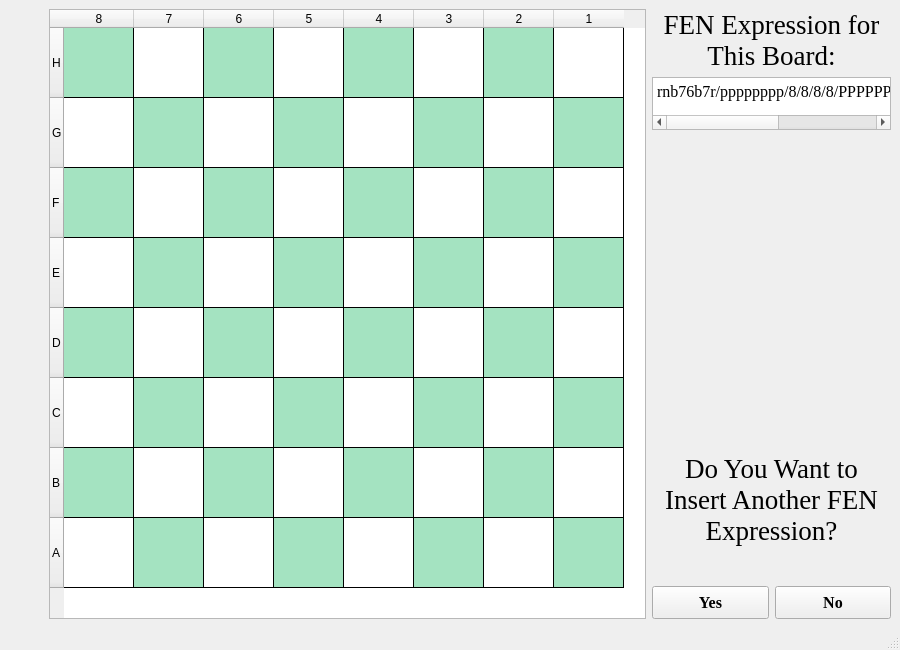
<?xml version="1.0" encoding="UTF-8"?>
<ui version="4.0">
 <class>Board</class>
 <widget class="QMainWindow" name="Board">
  <property name="geometry">
   <rect>
    <x>0</x>
    <y>0</y>
    <width>900</width>
    <height>650</height>
   </rect>
  </property>
  <property name="windowTitle">
   <string>Result</string>
  </property>
  <property name="windowIcon">
   <iconset resource="Resource.qrc">
    <normaloff>:/Resources/Images/Chess Icon.png</normaloff>:/Resources/Images/Chess Icon.png</iconset>
  </property>
  <widget class="QWidget" name="centralwidget">
   <layout class="QHBoxLayout" name="horizontalLayout_3" stretch="0,10,4">
    <item>
     <spacer name="horizontalSpacer">
      <property name="orientation">
       <enum>Qt::Horizontal</enum>
      </property>
      <property name="sizeHint" stdset="0">
       <size>
        <width>40</width>
        <height>20</height>
       </size>
      </property>
     </spacer>
    </item>
    <item>
     <widget class="QTableWidget" name="tableWidget">
      <property name="styleSheet">
       <string notr="true">QTableView {gridline-color:black;} </string>
      </property>
      <property name="dragDropOverwriteMode">
       <bool>false</bool>
      </property>
      <property name="iconSize">
       <size>
        <width>65</width>
        <height>65</height>
       </size>
      </property>
      <property name="showGrid">
       <bool>true</bool>
      </property>
      <property name="gridStyle">
       <enum>Qt::SolidLine</enum>
      </property>
      <property name="cornerButtonEnabled">
       <bool>true</bool>
      </property>
      <attribute name="horizontalHeaderVisible">
       <bool>true</bool>
      </attribute>
      <attribute name="horizontalHeaderCascadingSectionResizes">
       <bool>false</bool>
      </attribute>
      <attribute name="horizontalHeaderDefaultSectionSize">
       <number>70</number>
      </attribute>
      <attribute name="verticalHeaderDefaultSectionSize">
       <number>70</number>
      </attribute>
      <row>
       <property name="text">
        <string>H</string>
       </property>
      </row>
      <row>
       <property name="text">
        <string>G</string>
       </property>
      </row>
      <row>
       <property name="text">
        <string>F</string>
       </property>
      </row>
      <row>
       <property name="text">
        <string>E</string>
       </property>
      </row>
      <row>
       <property name="text">
        <string>D</string>
       </property>
      </row>
      <row>
       <property name="text">
        <string>C</string>
       </property>
      </row>
      <row>
       <property name="text">
        <string>B</string>
       </property>
      </row>
      <row>
       <property name="text">
        <string>A</string>
       </property>
      </row>
      <column>
       <property name="text">
        <string>8</string>
       </property>
      </column>
      <column>
       <property name="text">
        <string>7</string>
       </property>
      </column>
      <column>
       <property name="text">
        <string>6</string>
       </property>
      </column>
      <column>
       <property name="text">
        <string>5</string>
       </property>
      </column>
      <column>
       <property name="text">
        <string>4</string>
       </property>
      </column>
      <column>
       <property name="text">
        <string>3</string>
       </property>
      </column>
      <column>
       <property name="text">
        <string>2</string>
       </property>
      </column>
      <column>
       <property name="text">
        <string>1</string>
       </property>
      </column>
      <item row="0" column="0">
       <property name="text">
        <string/>
       </property>
       <property name="background">
        <brush brushstyle="SolidPattern">
         <color alpha="255">
          <red>164</red>
          <green>227</green>
          <blue>193</blue>
         </color>
        </brush>
       </property>
       <property name="flags">
        <set>ItemIsSelectable|ItemIsDragEnabled|ItemIsDropEnabled|ItemIsUserCheckable|ItemIsEnabled</set>
       </property>
      </item>
      <item row="0" column="1">
       <property name="text">
        <string/>
       </property>
      </item>
      <item row="0" column="2">
       <property name="text">
        <string/>
       </property>
       <property name="background">
        <brush brushstyle="SolidPattern">
         <color alpha="255">
          <red>164</red>
          <green>227</green>
          <blue>193</blue>
         </color>
        </brush>
       </property>
       <property name="flags">
        <set>ItemIsSelectable|ItemIsDragEnabled|ItemIsDropEnabled|ItemIsUserCheckable|ItemIsEnabled</set>
       </property>
      </item>
      <item row="0" column="3">
       <property name="text">
        <string/>
       </property>
       <property name="flags">
        <set>ItemIsSelectable|ItemIsDragEnabled|ItemIsDropEnabled|ItemIsUserCheckable|ItemIsEnabled</set>
       </property>
      </item>
      <item row="0" column="4">
       <property name="text">
        <string/>
       </property>
       <property name="background">
        <brush brushstyle="SolidPattern">
         <color alpha="255">
          <red>164</red>
          <green>227</green>
          <blue>193</blue>
         </color>
        </brush>
       </property>
       <property name="flags">
        <set>ItemIsSelectable|ItemIsDragEnabled|ItemIsDropEnabled|ItemIsUserCheckable|ItemIsEnabled</set>
       </property>
      </item>
      <item row="0" column="5">
       <property name="text">
        <string/>
       </property>
       <property name="flags">
        <set>ItemIsSelectable|ItemIsDragEnabled|ItemIsDropEnabled|ItemIsUserCheckable|ItemIsEnabled</set>
       </property>
      </item>
      <item row="0" column="6">
       <property name="text">
        <string/>
       </property>
       <property name="background">
        <brush brushstyle="SolidPattern">
         <color alpha="255">
          <red>164</red>
          <green>227</green>
          <blue>193</blue>
         </color>
        </brush>
       </property>
       <property name="flags">
        <set>ItemIsSelectable|ItemIsDragEnabled|ItemIsDropEnabled|ItemIsUserCheckable|ItemIsEnabled</set>
       </property>
      </item>
      <item row="0" column="7">
       <property name="text">
        <string/>
       </property>
       <property name="flags">
        <set>ItemIsSelectable|ItemIsDragEnabled|ItemIsDropEnabled|ItemIsUserCheckable|ItemIsEnabled</set>
       </property>
      </item>
      <item row="1" column="0">
       <property name="text">
        <string/>
       </property>
       <property name="flags">
        <set>ItemIsSelectable|ItemIsDragEnabled|ItemIsDropEnabled|ItemIsUserCheckable|ItemIsEnabled</set>
       </property>
      </item>
      <item row="1" column="1">
       <property name="text">
        <string/>
       </property>
       <property name="background">
        <brush brushstyle="SolidPattern">
         <color alpha="255">
          <red>164</red>
          <green>227</green>
          <blue>193</blue>
         </color>
        </brush>
       </property>
       <property name="flags">
        <set>ItemIsSelectable|ItemIsDragEnabled|ItemIsDropEnabled|ItemIsUserCheckable|ItemIsEnabled</set>
       </property>
      </item>
      <item row="1" column="2">
       <property name="text">
        <string/>
       </property>
       <property name="flags">
        <set>ItemIsSelectable|ItemIsDragEnabled|ItemIsDropEnabled|ItemIsUserCheckable|ItemIsEnabled</set>
       </property>
      </item>
      <item row="1" column="3">
       <property name="text">
        <string/>
       </property>
       <property name="background">
        <brush brushstyle="SolidPattern">
         <color alpha="255">
          <red>164</red>
          <green>227</green>
          <blue>193</blue>
         </color>
        </brush>
       </property>
       <property name="flags">
        <set>ItemIsSelectable|ItemIsDragEnabled|ItemIsDropEnabled|ItemIsUserCheckable|ItemIsEnabled</set>
       </property>
      </item>
      <item row="1" column="4">
       <property name="text">
        <string/>
       </property>
       <property name="flags">
        <set>ItemIsSelectable|ItemIsDragEnabled|ItemIsDropEnabled|ItemIsUserCheckable|ItemIsEnabled</set>
       </property>
      </item>
      <item row="1" column="5">
       <property name="text">
        <string/>
       </property>
       <property name="background">
        <brush brushstyle="SolidPattern">
         <color alpha="255">
          <red>164</red>
          <green>227</green>
          <blue>193</blue>
         </color>
        </brush>
       </property>
       <property name="flags">
        <set>ItemIsSelectable|ItemIsDragEnabled|ItemIsDropEnabled|ItemIsUserCheckable|ItemIsEnabled</set>
       </property>
      </item>
      <item row="1" column="6">
       <property name="text">
        <string/>
       </property>
       <property name="flags">
        <set>ItemIsSelectable|ItemIsDragEnabled|ItemIsDropEnabled|ItemIsUserCheckable|ItemIsEnabled</set>
       </property>
      </item>
      <item row="1" column="7">
       <property name="text">
        <string/>
       </property>
       <property name="background">
        <brush brushstyle="SolidPattern">
         <color alpha="255">
          <red>164</red>
          <green>227</green>
          <blue>193</blue>
         </color>
        </brush>
       </property>
       <property name="flags">
        <set>ItemIsSelectable|ItemIsDragEnabled|ItemIsDropEnabled|ItemIsUserCheckable|ItemIsEnabled</set>
       </property>
      </item>
      <item row="2" column="0">
       <property name="text">
        <string/>
       </property>
       <property name="background">
        <brush brushstyle="SolidPattern">
         <color alpha="255">
          <red>164</red>
          <green>227</green>
          <blue>193</blue>
         </color>
        </brush>
       </property>
       <property name="flags">
        <set>ItemIsSelectable|ItemIsDragEnabled|ItemIsDropEnabled|ItemIsUserCheckable|ItemIsEnabled</set>
       </property>
      </item>
      <item row="2" column="1">
       <property name="text">
        <string/>
       </property>
       <property name="flags">
        <set>ItemIsSelectable|ItemIsDragEnabled|ItemIsDropEnabled|ItemIsUserCheckable|ItemIsEnabled</set>
       </property>
      </item>
      <item row="2" column="2">
       <property name="text">
        <string/>
       </property>
       <property name="background">
        <brush brushstyle="SolidPattern">
         <color alpha="255">
          <red>164</red>
          <green>227</green>
          <blue>193</blue>
         </color>
        </brush>
       </property>
       <property name="foreground">
        <brush brushstyle="NoBrush">
         <color alpha="255">
          <red>0</red>
          <green>0</green>
          <blue>0</blue>
         </color>
        </brush>
       </property>
       <property name="flags">
        <set>ItemIsSelectable|ItemIsDragEnabled|ItemIsDropEnabled|ItemIsUserCheckable|ItemIsEnabled</set>
       </property>
      </item>
      <item row="2" column="3">
       <property name="text">
        <string/>
       </property>
       <property name="flags">
        <set>ItemIsSelectable|ItemIsDragEnabled|ItemIsDropEnabled|ItemIsUserCheckable|ItemIsEnabled</set>
       </property>
      </item>
      <item row="2" column="4">
       <property name="text">
        <string/>
       </property>
       <property name="background">
        <brush brushstyle="SolidPattern">
         <color alpha="255">
          <red>164</red>
          <green>227</green>
          <blue>193</blue>
         </color>
        </brush>
       </property>
       <property name="flags">
        <set>ItemIsSelectable|ItemIsDragEnabled|ItemIsDropEnabled|ItemIsUserCheckable|ItemIsEnabled</set>
       </property>
      </item>
      <item row="2" column="5">
       <property name="text">
        <string/>
       </property>
       <property name="flags">
        <set>ItemIsSelectable|ItemIsDragEnabled|ItemIsDropEnabled|ItemIsUserCheckable|ItemIsEnabled</set>
       </property>
      </item>
      <item row="2" column="6">
       <property name="text">
        <string/>
       </property>
       <property name="background">
        <brush brushstyle="SolidPattern">
         <color alpha="255">
          <red>164</red>
          <green>227</green>
          <blue>193</blue>
         </color>
        </brush>
       </property>
       <property name="flags">
        <set>ItemIsSelectable|ItemIsDragEnabled|ItemIsDropEnabled|ItemIsUserCheckable|ItemIsEnabled</set>
       </property>
      </item>
      <item row="2" column="7">
       <property name="text">
        <string/>
       </property>
       <property name="flags">
        <set>ItemIsSelectable|ItemIsDragEnabled|ItemIsDropEnabled|ItemIsUserCheckable|ItemIsEnabled</set>
       </property>
      </item>
      <item row="3" column="0">
       <property name="text">
        <string/>
       </property>
       <property name="flags">
        <set>ItemIsSelectable|ItemIsDragEnabled|ItemIsDropEnabled|ItemIsUserCheckable|ItemIsEnabled</set>
       </property>
      </item>
      <item row="3" column="1">
       <property name="text">
        <string/>
       </property>
       <property name="background">
        <brush brushstyle="SolidPattern">
         <color alpha="255">
          <red>164</red>
          <green>227</green>
          <blue>193</blue>
         </color>
        </brush>
       </property>
       <property name="foreground">
        <brush brushstyle="SolidPattern">
         <color alpha="255">
          <red>164</red>
          <green>227</green>
          <blue>193</blue>
         </color>
        </brush>
       </property>
       <property name="flags">
        <set>ItemIsSelectable|ItemIsDragEnabled|ItemIsDropEnabled|ItemIsUserCheckable|ItemIsEnabled</set>
       </property>
      </item>
      <item row="3" column="2">
       <property name="text">
        <string/>
       </property>
       <property name="flags">
        <set>ItemIsSelectable|ItemIsDragEnabled|ItemIsDropEnabled|ItemIsUserCheckable|ItemIsEnabled</set>
       </property>
      </item>
      <item row="3" column="3">
       <property name="text">
        <string/>
       </property>
       <property name="background">
        <brush brushstyle="SolidPattern">
         <color alpha="255">
          <red>164</red>
          <green>227</green>
          <blue>193</blue>
         </color>
        </brush>
       </property>
       <property name="flags">
        <set>ItemIsSelectable|ItemIsDragEnabled|ItemIsDropEnabled|ItemIsUserCheckable|ItemIsEnabled</set>
       </property>
      </item>
      <item row="3" column="4">
       <property name="text">
        <string/>
       </property>
       <property name="flags">
        <set>ItemIsSelectable|ItemIsDragEnabled|ItemIsDropEnabled|ItemIsUserCheckable|ItemIsEnabled</set>
       </property>
      </item>
      <item row="3" column="5">
       <property name="text">
        <string/>
       </property>
       <property name="background">
        <brush brushstyle="SolidPattern">
         <color alpha="255">
          <red>164</red>
          <green>227</green>
          <blue>193</blue>
         </color>
        </brush>
       </property>
       <property name="flags">
        <set>ItemIsSelectable|ItemIsDragEnabled|ItemIsDropEnabled|ItemIsUserCheckable|ItemIsEnabled</set>
       </property>
      </item>
      <item row="3" column="6">
       <property name="text">
        <string/>
       </property>
       <property name="flags">
        <set>ItemIsSelectable|ItemIsDragEnabled|ItemIsDropEnabled|ItemIsUserCheckable|ItemIsEnabled</set>
       </property>
      </item>
      <item row="3" column="7">
       <property name="text">
        <string/>
       </property>
       <property name="background">
        <brush brushstyle="SolidPattern">
         <color alpha="255">
          <red>164</red>
          <green>227</green>
          <blue>193</blue>
         </color>
        </brush>
       </property>
       <property name="flags">
        <set>ItemIsSelectable|ItemIsDragEnabled|ItemIsDropEnabled|ItemIsUserCheckable|ItemIsEnabled</set>
       </property>
      </item>
      <item row="4" column="0">
       <property name="text">
        <string/>
       </property>
       <property name="background">
        <brush brushstyle="SolidPattern">
         <color alpha="255">
          <red>164</red>
          <green>227</green>
          <blue>193</blue>
         </color>
        </brush>
       </property>
       <property name="flags">
        <set>ItemIsSelectable|ItemIsDragEnabled|ItemIsDropEnabled|ItemIsUserCheckable|ItemIsEnabled</set>
       </property>
      </item>
      <item row="4" column="1">
       <property name="text">
        <string/>
       </property>
       <property name="flags">
        <set>ItemIsSelectable|ItemIsDragEnabled|ItemIsDropEnabled|ItemIsUserCheckable|ItemIsEnabled</set>
       </property>
      </item>
      <item row="4" column="2">
       <property name="text">
        <string/>
       </property>
       <property name="background">
        <brush brushstyle="SolidPattern">
         <color alpha="255">
          <red>164</red>
          <green>227</green>
          <blue>193</blue>
         </color>
        </brush>
       </property>
       <property name="flags">
        <set>ItemIsSelectable|ItemIsDragEnabled|ItemIsDropEnabled|ItemIsUserCheckable|ItemIsEnabled</set>
       </property>
      </item>
      <item row="4" column="3">
       <property name="text">
        <string/>
       </property>
       <property name="flags">
        <set>ItemIsSelectable|ItemIsDragEnabled|ItemIsDropEnabled|ItemIsUserCheckable|ItemIsEnabled</set>
       </property>
      </item>
      <item row="4" column="4">
       <property name="text">
        <string/>
       </property>
       <property name="background">
        <brush brushstyle="SolidPattern">
         <color alpha="255">
          <red>164</red>
          <green>227</green>
          <blue>193</blue>
         </color>
        </brush>
       </property>
       <property name="flags">
        <set>ItemIsSelectable|ItemIsDragEnabled|ItemIsDropEnabled|ItemIsUserCheckable|ItemIsEnabled</set>
       </property>
      </item>
      <item row="4" column="5">
       <property name="text">
        <string/>
       </property>
       <property name="flags">
        <set>ItemIsSelectable|ItemIsDragEnabled|ItemIsDropEnabled|ItemIsUserCheckable|ItemIsEnabled</set>
       </property>
      </item>
      <item row="4" column="6">
       <property name="text">
        <string/>
       </property>
       <property name="background">
        <brush brushstyle="SolidPattern">
         <color alpha="255">
          <red>164</red>
          <green>227</green>
          <blue>193</blue>
         </color>
        </brush>
       </property>
       <property name="flags">
        <set>ItemIsSelectable|ItemIsDragEnabled|ItemIsDropEnabled|ItemIsUserCheckable|ItemIsEnabled</set>
       </property>
      </item>
      <item row="4" column="7">
       <property name="text">
        <string/>
       </property>
       <property name="flags">
        <set>ItemIsSelectable|ItemIsDragEnabled|ItemIsDropEnabled|ItemIsUserCheckable|ItemIsEnabled</set>
       </property>
      </item>
      <item row="5" column="0">
       <property name="text">
        <string/>
       </property>
       <property name="flags">
        <set>ItemIsSelectable|ItemIsDragEnabled|ItemIsDropEnabled|ItemIsUserCheckable|ItemIsEnabled</set>
       </property>
      </item>
      <item row="5" column="1">
       <property name="text">
        <string/>
       </property>
       <property name="background">
        <brush brushstyle="SolidPattern">
         <color alpha="255">
          <red>164</red>
          <green>227</green>
          <blue>193</blue>
         </color>
        </brush>
       </property>
       <property name="flags">
        <set>ItemIsSelectable|ItemIsDragEnabled|ItemIsDropEnabled|ItemIsUserCheckable|ItemIsEnabled</set>
       </property>
      </item>
      <item row="5" column="2">
       <property name="text">
        <string/>
       </property>
       <property name="flags">
        <set>ItemIsSelectable|ItemIsDragEnabled|ItemIsDropEnabled|ItemIsUserCheckable|ItemIsEnabled</set>
       </property>
      </item>
      <item row="5" column="3">
       <property name="text">
        <string/>
       </property>
       <property name="background">
        <brush brushstyle="SolidPattern">
         <color alpha="255">
          <red>164</red>
          <green>227</green>
          <blue>193</blue>
         </color>
        </brush>
       </property>
       <property name="flags">
        <set>ItemIsSelectable|ItemIsDragEnabled|ItemIsDropEnabled|ItemIsUserCheckable|ItemIsEnabled</set>
       </property>
      </item>
      <item row="5" column="4">
       <property name="text">
        <string/>
       </property>
       <property name="flags">
        <set>ItemIsSelectable|ItemIsDragEnabled|ItemIsDropEnabled|ItemIsUserCheckable|ItemIsEnabled</set>
       </property>
      </item>
      <item row="5" column="5">
       <property name="text">
        <string/>
       </property>
       <property name="background">
        <brush brushstyle="SolidPattern">
         <color alpha="255">
          <red>164</red>
          <green>227</green>
          <blue>193</blue>
         </color>
        </brush>
       </property>
       <property name="flags">
        <set>ItemIsSelectable|ItemIsDragEnabled|ItemIsDropEnabled|ItemIsUserCheckable|ItemIsEnabled</set>
       </property>
      </item>
      <item row="5" column="6">
       <property name="text">
        <string/>
       </property>
       <property name="flags">
        <set>ItemIsSelectable|ItemIsDragEnabled|ItemIsDropEnabled|ItemIsUserCheckable|ItemIsEnabled</set>
       </property>
      </item>
      <item row="5" column="7">
       <property name="text">
        <string/>
       </property>
       <property name="background">
        <brush brushstyle="SolidPattern">
         <color alpha="255">
          <red>164</red>
          <green>227</green>
          <blue>193</blue>
         </color>
        </brush>
       </property>
       <property name="flags">
        <set>ItemIsSelectable|ItemIsDragEnabled|ItemIsDropEnabled|ItemIsUserCheckable|ItemIsEnabled</set>
       </property>
      </item>
      <item row="6" column="0">
       <property name="text">
        <string/>
       </property>
       <property name="background">
        <brush brushstyle="SolidPattern">
         <color alpha="255">
          <red>164</red>
          <green>227</green>
          <blue>193</blue>
         </color>
        </brush>
       </property>
       <property name="flags">
        <set>ItemIsSelectable|ItemIsDragEnabled|ItemIsDropEnabled|ItemIsUserCheckable|ItemIsEnabled</set>
       </property>
      </item>
      <item row="6" column="1">
       <property name="text">
        <string/>
       </property>
       <property name="flags">
        <set>ItemIsSelectable|ItemIsDragEnabled|ItemIsDropEnabled|ItemIsUserCheckable|ItemIsEnabled</set>
       </property>
      </item>
      <item row="6" column="2">
       <property name="text">
        <string/>
       </property>
       <property name="background">
        <brush brushstyle="SolidPattern">
         <color alpha="255">
          <red>164</red>
          <green>227</green>
          <blue>193</blue>
         </color>
        </brush>
       </property>
       <property name="foreground">
        <brush brushstyle="NoBrush">
         <color alpha="255">
          <red>0</red>
          <green>0</green>
          <blue>0</blue>
         </color>
        </brush>
       </property>
       <property name="flags">
        <set>ItemIsSelectable|ItemIsDragEnabled|ItemIsDropEnabled|ItemIsUserCheckable|ItemIsEnabled</set>
       </property>
      </item>
      <item row="6" column="3">
       <property name="text">
        <string/>
       </property>
       <property name="flags">
        <set>ItemIsSelectable|ItemIsDragEnabled|ItemIsDropEnabled|ItemIsUserCheckable|ItemIsEnabled</set>
       </property>
      </item>
      <item row="6" column="4">
       <property name="text">
        <string/>
       </property>
       <property name="background">
        <brush brushstyle="SolidPattern">
         <color alpha="255">
          <red>164</red>
          <green>227</green>
          <blue>193</blue>
         </color>
        </brush>
       </property>
       <property name="flags">
        <set>ItemIsSelectable|ItemIsDragEnabled|ItemIsDropEnabled|ItemIsUserCheckable|ItemIsEnabled</set>
       </property>
      </item>
      <item row="6" column="5">
       <property name="text">
        <string/>
       </property>
       <property name="flags">
        <set>ItemIsSelectable|ItemIsDragEnabled|ItemIsDropEnabled|ItemIsUserCheckable|ItemIsEnabled</set>
       </property>
      </item>
      <item row="6" column="6">
       <property name="text">
        <string/>
       </property>
       <property name="background">
        <brush brushstyle="SolidPattern">
         <color alpha="255">
          <red>164</red>
          <green>227</green>
          <blue>193</blue>
         </color>
        </brush>
       </property>
       <property name="flags">
        <set>ItemIsSelectable|ItemIsDragEnabled|ItemIsDropEnabled|ItemIsUserCheckable|ItemIsEnabled</set>
       </property>
      </item>
      <item row="6" column="7">
       <property name="text">
        <string/>
       </property>
       <property name="flags">
        <set>ItemIsSelectable|ItemIsDragEnabled|ItemIsDropEnabled|ItemIsUserCheckable|ItemIsEnabled</set>
       </property>
      </item>
      <item row="7" column="0">
       <property name="text">
        <string/>
       </property>
       <property name="flags">
        <set>ItemIsSelectable|ItemIsDragEnabled|ItemIsDropEnabled|ItemIsUserCheckable|ItemIsEnabled</set>
       </property>
      </item>
      <item row="7" column="1">
       <property name="text">
        <string/>
       </property>
       <property name="background">
        <brush brushstyle="SolidPattern">
         <color alpha="255">
          <red>164</red>
          <green>227</green>
          <blue>193</blue>
         </color>
        </brush>
       </property>
       <property name="flags">
        <set>ItemIsSelectable|ItemIsDragEnabled|ItemIsDropEnabled|ItemIsUserCheckable|ItemIsEnabled</set>
       </property>
      </item>
      <item row="7" column="2">
       <property name="text">
        <string/>
       </property>
       <property name="flags">
        <set>ItemIsSelectable|ItemIsDragEnabled|ItemIsDropEnabled|ItemIsUserCheckable|ItemIsEnabled</set>
       </property>
      </item>
      <item row="7" column="3">
       <property name="text">
        <string/>
       </property>
       <property name="background">
        <brush brushstyle="SolidPattern">
         <color alpha="255">
          <red>164</red>
          <green>227</green>
          <blue>193</blue>
         </color>
        </brush>
       </property>
       <property name="flags">
        <set>ItemIsSelectable|ItemIsDragEnabled|ItemIsDropEnabled|ItemIsUserCheckable|ItemIsEnabled</set>
       </property>
      </item>
      <item row="7" column="4">
       <property name="text">
        <string/>
       </property>
       <property name="flags">
        <set>ItemIsSelectable|ItemIsDragEnabled|ItemIsDropEnabled|ItemIsUserCheckable|ItemIsEnabled</set>
       </property>
      </item>
      <item row="7" column="5">
       <property name="text">
        <string/>
       </property>
       <property name="background">
        <brush brushstyle="SolidPattern">
         <color alpha="255">
          <red>164</red>
          <green>227</green>
          <blue>193</blue>
         </color>
        </brush>
       </property>
       <property name="flags">
        <set>ItemIsSelectable|ItemIsDragEnabled|ItemIsDropEnabled|ItemIsUserCheckable|ItemIsEnabled</set>
       </property>
      </item>
      <item row="7" column="6">
       <property name="text">
        <string/>
       </property>
       <property name="flags">
        <set>ItemIsSelectable|ItemIsDragEnabled|ItemIsDropEnabled|ItemIsUserCheckable|ItemIsEnabled</set>
       </property>
      </item>
      <item row="7" column="7">
       <property name="text">
        <string/>
       </property>
       <property name="background">
        <brush brushstyle="SolidPattern">
         <color alpha="255">
          <red>164</red>
          <green>227</green>
          <blue>193</blue>
         </color>
        </brush>
       </property>
       <property name="flags">
        <set>ItemIsSelectable|ItemIsDragEnabled|ItemIsDropEnabled|ItemIsUserCheckable|ItemIsEnabled</set>
       </property>
      </item>
     </widget>
    </item>
    <item>
     <layout class="QGridLayout" name="gridLayout_2" rowstretch="1,1,6,0,0,0">
      <item row="0" column="1">
       <widget class="QLabel" name="label_2">
        <property name="font">
         <font>
          <family>Times New Roman</family>
          <pointsize>20</pointsize>
         </font>
        </property>
        <property name="text">
         <string>FEN Expression for This Board:</string>
        </property>
        <property name="alignment">
         <set>Qt::AlignBottom|Qt::AlignHCenter</set>
        </property>
        <property name="wordWrap">
         <bool>true</bool>
        </property>
       </widget>
      </item>
      <item row="1" column="1">
       <widget class="QPlainTextEdit" name="plainTextEdit">
        <property name="sizePolicy">
         <sizepolicy hsizetype="Preferred" vsizetype="Ignored">
          <horstretch>0</horstretch>
          <verstretch>0</verstretch>
         </sizepolicy>
        </property>
        <property name="font">
         <font>
          <family>Times New Roman</family>
          <pointsize>12</pointsize>
         </font>
        </property>
        <property name="horizontalScrollBarPolicy">
         <enum>Qt::ScrollBarAsNeeded</enum>
        </property>
        <property name="sizeAdjustPolicy">
         <enum>QAbstractScrollArea::AdjustToContents</enum>
        </property>
        <property name="lineWrapMode">
         <enum>QPlainTextEdit::NoWrap</enum>
        </property>
        <property name="readOnly">
         <bool>true</bool>
        </property>
        <property name="plainText">
         <string>rnb76b7r/pppppppp/8/8/8/8/PPPPPPPP/RNBQKBNR w KQkq - 0 1</string>
        </property>
       </widget>
      </item>
      <item row="3" column="1">
       <layout class="QHBoxLayout" name="horizontalLayout_2">
        <item>
         <widget class="QLabel" name="label">
          <property name="font">
           <font>
            <family>Times New Roman</family>
            <pointsize>20</pointsize>
           </font>
          </property>
          <property name="layoutDirection">
           <enum>Qt::LeftToRight</enum>
          </property>
          <property name="text">
           <string>Do You Want to Insert Another FEN Expression?</string>
          </property>
          <property name="textFormat">
           <enum>Qt::AutoText</enum>
          </property>
          <property name="alignment">
           <set>Qt::AlignCenter</set>
          </property>
          <property name="wordWrap">
           <bool>true</bool>
          </property>
          <property name="textInteractionFlags">
           <set>Qt::LinksAccessibleByMouse|Qt::TextSelectableByKeyboard|Qt::TextSelectableByMouse</set>
          </property>
         </widget>
        </item>
       </layout>
      </item>
      <item row="5" column="1">
       <layout class="QHBoxLayout" name="horizontalLayout">
        <item>
         <layout class="QVBoxLayout" name="verticalLayout_2" stretch="1,1">
          <item>
           <spacer name="verticalSpacer_2">
            <property name="orientation">
             <enum>Qt::Vertical</enum>
            </property>
            <property name="sizeHint" stdset="0">
             <size>
              <width>20</width>
              <height>40</height>
             </size>
            </property>
           </spacer>
          </item>
          <item>
           <widget class="QPushButton" name="yesButton">
            <property name="sizePolicy">
             <sizepolicy hsizetype="Preferred" vsizetype="Preferred">
              <horstretch>0</horstretch>
              <verstretch>0</verstretch>
             </sizepolicy>
            </property>
            <property name="font">
             <font>
              <family>Times New Roman</family>
              <pointsize>12</pointsize>
              <bold>true</bold>
             </font>
            </property>
            <property name="text">
             <string>Yes</string>
            </property>
           </widget>
          </item>
         </layout>
        </item>
        <item>
         <layout class="QVBoxLayout" name="verticalLayout" stretch="1,1">
          <item>
           <spacer name="verticalSpacer">
            <property name="orientation">
             <enum>Qt::Vertical</enum>
            </property>
            <property name="sizeHint" stdset="0">
             <size>
              <width>20</width>
              <height>40</height>
             </size>
            </property>
           </spacer>
          </item>
          <item>
           <widget class="QPushButton" name="noButton">
            <property name="sizePolicy">
             <sizepolicy hsizetype="Preferred" vsizetype="Preferred">
              <horstretch>0</horstretch>
              <verstretch>0</verstretch>
             </sizepolicy>
            </property>
            <property name="font">
             <font>
              <family>Times New Roman</family>
              <pointsize>12</pointsize>
              <bold>true</bold>
             </font>
            </property>
            <property name="text">
             <string>No</string>
            </property>
           </widget>
          </item>
         </layout>
        </item>
       </layout>
      </item>
      <item row="2" column="1">
       <spacer name="verticalSpacer_3">
        <property name="orientation">
         <enum>Qt::Vertical</enum>
        </property>
        <property name="sizeHint" stdset="0">
         <size>
          <width>20</width>
          <height>40</height>
         </size>
        </property>
       </spacer>
      </item>
     </layout>
    </item>
   </layout>
  </widget>
  <widget class="QMenuBar" name="menubar">
   <property name="geometry">
    <rect>
     <x>0</x>
     <y>0</y>
     <width>900</width>
     <height>21</height>
    </rect>
   </property>
  </widget>
  <widget class="QStatusBar" name="statusbar"/>
 </widget>
 <resources>
  <include location="Resource.qrc"/>
 </resources>
 <connections/>
</ui>
